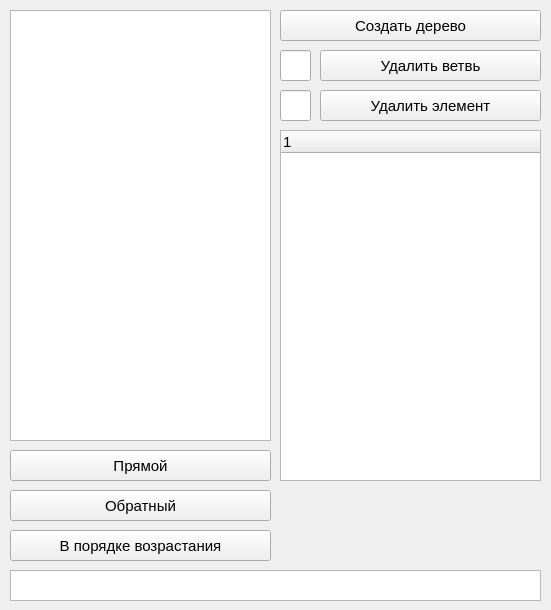
<?xml version="1.0" encoding="UTF-8"?>
<ui version="4.0">
 <class>MainWindow</class>
 <widget class="QMainWindow" name="MainWindow">
  <property name="geometry">
   <rect>
    <x>0</x>
    <y>0</y>
    <width>551</width>
    <height>610</height>
   </rect>
  </property>
  <property name="font">
   <font>
    <pointsize>11</pointsize>
   </font>
  </property>
  <property name="windowTitle">
   <string>MainWindow</string>
  </property>
  <widget class="QWidget" name="centralwidget">
   <widget class="QTreeWidget" name="treeWidget">
    <property name="geometry">
     <rect>
      <x>280</x>
      <y>130</y>
      <width>261</width>
      <height>351</height>
     </rect>
    </property>
   </widget>
   <widget class="QPushButton" name="pushButton">
    <property name="geometry">
     <rect>
      <x>280</x>
      <y>10</y>
      <width>261</width>
      <height>31</height>
     </rect>
    </property>
    <property name="font">
     <font>
      <pointsize>11</pointsize>
     </font>
    </property>
    <property name="text">
     <string>Создать дерево</string>
    </property>
   </widget>
   <widget class="QTableWidget" name="tableWidget">
    <property name="geometry">
     <rect>
      <x>10</x>
      <y>10</y>
      <width>261</width>
      <height>431</height>
     </rect>
    </property>
   </widget>
   <widget class="QPushButton" name="pushButton_removeKey">
    <property name="geometry">
     <rect>
      <x>320</x>
      <y>90</y>
      <width>221</width>
      <height>31</height>
     </rect>
    </property>
    <property name="font">
     <font>
      <pointsize>11</pointsize>
     </font>
    </property>
    <property name="text">
     <string>Удалить элемент</string>
    </property>
   </widget>
   <widget class="QLineEdit" name="lineEdit_key">
    <property name="geometry">
     <rect>
      <x>280</x>
      <y>90</y>
      <width>31</width>
      <height>31</height>
     </rect>
    </property>
    <property name="font">
     <font>
      <pointsize>11</pointsize>
     </font>
    </property>
   </widget>
   <widget class="QPushButton" name="pushButton_remove">
    <property name="geometry">
     <rect>
      <x>320</x>
      <y>50</y>
      <width>221</width>
      <height>31</height>
     </rect>
    </property>
    <property name="font">
     <font>
      <pointsize>11</pointsize>
     </font>
    </property>
    <property name="text">
     <string>Удалить ветвь</string>
    </property>
   </widget>
   <widget class="QLineEdit" name="lineEdit">
    <property name="geometry">
     <rect>
      <x>280</x>
      <y>50</y>
      <width>31</width>
      <height>31</height>
     </rect>
    </property>
    <property name="font">
     <font>
      <pointsize>11</pointsize>
     </font>
    </property>
   </widget>
   <widget class="QTextBrowser" name="textBrowser">
    <property name="geometry">
     <rect>
      <x>10</x>
      <y>570</y>
      <width>531</width>
      <height>31</height>
     </rect>
    </property>
   </widget>
   <widget class="QPushButton" name="pushButton_preOrder">
    <property name="geometry">
     <rect>
      <x>10</x>
      <y>450</y>
      <width>261</width>
      <height>31</height>
     </rect>
    </property>
    <property name="text">
     <string>Прямой</string>
    </property>
   </widget>
   <widget class="QPushButton" name="pushButton_postOrder">
    <property name="geometry">
     <rect>
      <x>10</x>
      <y>490</y>
      <width>261</width>
      <height>31</height>
     </rect>
    </property>
    <property name="text">
     <string>Обратный</string>
    </property>
   </widget>
   <widget class="QPushButton" name="pushButton_order">
    <property name="geometry">
     <rect>
      <x>10</x>
      <y>530</y>
      <width>261</width>
      <height>31</height>
     </rect>
    </property>
    <property name="text">
     <string>В порядке возрастания</string>
    </property>
   </widget>
  </widget>
 </widget>
 <resources/>
 <connections/>
</ui>
